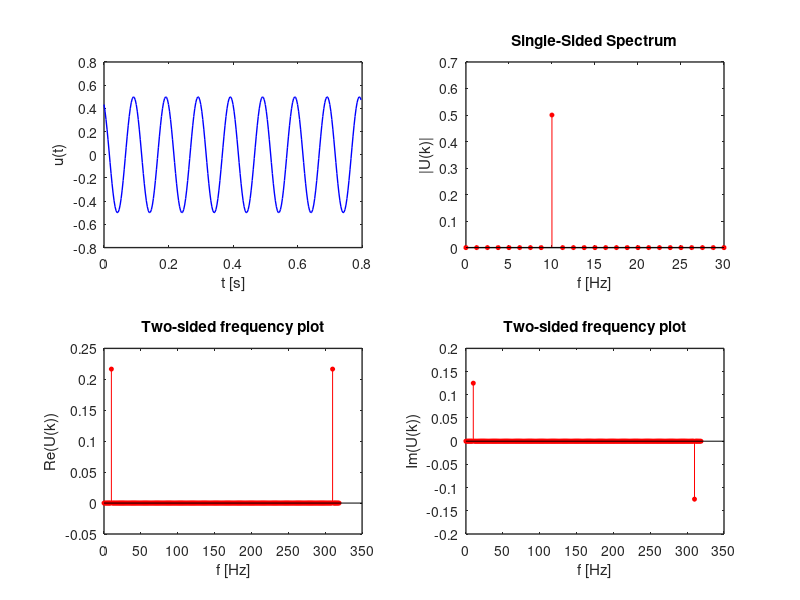

MATLAB code to generate this figure: (Note: this script raises an error after producing the figure.)
clear all; close all;
% Basic example of Fourier transform of sine function
fig_width = 14; fig_height = 6; 
%%%%%%%%%%%%%%%%%%%%%%%%%%%%%%%%%%%%%%%%%%%%%%%%%%%%%%%%%
%% Example 1 - cosine - method without fftshift
%%%%%%%%%%%%%%%%%%%%%%%%%%%%%%%%%%%%%%%%%%%%%%%%%%%%%%%%%
A = 0.5;                            %amplitude of the cosine wave
fc=10;                              %frequency of the cosine wave [Hz]
phase=30;                         %desired phase shift of the cosine in degrees
fs=32*fc;                           %sampling frequency with oversampling factor 32
dt = 1/fs;                          % sampling interval [s]
N=256;                              % number of points in FFT, also number of sampling points
tstart = 0;                          % initial time point [s]
j=1:N;                                 % sample index
t=tstart+(j-1)*dt;                % time vector, 0.77 seconds duration
phi = phase*pi/180;             %convert phase shift in degrees in radians
u=A*cos(2*pi*fc*t+phi);     %time domain signal with phase shift
% Fourier transform
U = 1/N*fft(u,N);     %N-point complex DFT
% amplitude spectrum
df=fs/N;                            %frequency resolution
sampleIndex = j;                  %non-ordered index for FFT plot
f=(sampleIndex-1)*df;          %x-axis index converted to frequencies
% Results in two-sided frequency plot which is symmetric with respect to frequency f(N/2+1) instead of 0
%%%%%%%%%%%%%%%%%%%%%%%%%%%%%%%%%%%%%%%%%%%%%%%%%%%%%%%%%
% Example 1 - plotting results
%%%%%%%%%%%%%%%%%%%%%%%%%%%%%%%%%%%%%%%%%%%%%%%%%%%%%%%%%
figure; subplot(2,2,1);
plot(t,u,'Color',[0,0,1],'linewidth',1); %plot the signal
xlabel('t [s]','Fontsize',11);
ylabel('u(t)','Fontsize',11);
set(gca,'Fontsize',10,'linewidth',1);
%%%%%%%%%%%%%%%%%%%%%%%%%%%%%%%%%%%%%%%%%%%%%%%%%%%%%%%%%
% magnitude
subplot(2,2,2);stem(f,2*abs(U),'r','filled','MarkerSize',3); %magnitudes vs frequencies
xlabel('f [Hz]','Fontsize',11); ylabel('|U(k)|','Fontsize',11);
title('Single-Sided Spectrum');
xlim([0 30]);
set(gca,'Fontsize',10,'linewidth',1);
%%%%%%%%%%%%%%%%%%%%%%%%%%%%%%%%%%%%%%%%%%%%%%%%%%%%%%%%%
% real
subplot(2,2,3);stem(f,real(U),'r','filled','MarkerSize',3); %Real vs frequencies
xlabel('f [Hz]','Fontsize',11); ylabel('Re(U(k))','Fontsize',11);
title('Two-sided frequency plot','Fontsize',11);
%xlim([-30 30]);
set(gca,'Fontsize',10,'linewidth',1);
%%%%%%%%%%%%%%%%%%%%%%%%%%%%%%%%%%%%%%%%%%%%%%%%%%%%%%%%%
% imag
subplot(2,2,4);stem(f,imag(U),'r','filled','MarkerSize',3); %Real vs frequencies
xlabel('f [Hz]','Fontsize',11); ylabel('Im(U(k))','Fontsize',11);
title('Two-sided frequency plot','Fontsize',11);
%xlim([-30 30]);
set(gca,'Fontsize',10,'linewidth',1);
%%%%%%%%%%%%%%%%%%%%%%%%%%%%%%%%%%%%%%%%%%%%%%%%%%%%%%%%%
fig = gcf;
set(fig,'Color','w');
set(fig, 'Units','centimeters', 'Position',[10 10 fig_width fig_height]); 
fig.PaperPositionMode   = 'auto';
%%%%%%%%%%%%%%%%%%%%%%%%%%%%%%%%%%%%%%%%%%%%%%%%%%%%%%%%%
return;
%% Example 2 - cosine - method with fftshift
%%%%%%%%%%%%%%%%%%%%%%%%%%%%%%%%%%%%%%%%%%%%%%%%%%%%%%%%%
A = 0.5;                            %amplitude of the cosine wave
fc=10;                              %frequency of the cosine wave [Hz]
phase=30;                         %desired phase shift of the cosine in degrees
fs=32*fc;                           %sampling frequency with oversampling factor 32
t=0:1/fs:2-1/fs;                  %time vector, 2 seconds duration
phi = phase*pi/180;             %convert phase shift in degrees in radians
u=A*cos(2*pi*fc*t+phi);     %time domain signal with phase shift (640 samples)
% Fourier transform
N=256; %N=2^nextpow2(length(u)); %number of points in FFT
U = 1/N*fftshift(fft(u,N));     %N-point complex DFT
% amplitude spectrum
df=fs/N;                            %frequency resolution
sampleIndex = -N/2:N/2-1;   %ordered index for FFT plot
f=sampleIndex*df;               %x-axis index converted to ordered frequencies
%%%%%%%%%%%%%%%%%%%%%%%%%%%%%%%%%%%%%%%%%%%%%%%%%%%%%%%%%
% Example 2 - plotting results
%%%%%%%%%%%%%%%%%%%%%%%%%%%%%%%%%%%%%%%%%%%%%%%%%%%%%%%%%
figure; subplot(2,2,1);
plot(t,u,'Color',[0,0,1],'linewidth',1); %plot the signal
xlabel('t [s]','Fontsize',11);
ylabel('u(t)','Fontsize',11);
set(gca,'Fontsize',10,'linewidth',1);
%%%%%%%%%%%%%%%%%%%%%%%%%%%%%%%%%%%%%%%%%%%%%%%%%%%%%%%%%
% magnitude
subplot(2,2,2);stem(f,abs(U),'r','filled','MarkerSize',3); %magnitudes vs frequencies
xlabel('f [Hz]','Fontsize',11); ylabel('|U(k)|','Fontsize',11);
xlim([-30 30]);
set(gca,'Fontsize',10,'linewidth',1);
%%%%%%%%%%%%%%%%%%%%%%%%%%%%%%%%%%%%%%%%%%%%%%%%%%%%%%%%%
% real
subplot(2,2,3);stem(f,real(U),'r','filled','MarkerSize',3); %Real vs frequencies
xlabel('f [Hz]','Fontsize',11); ylabel('Re(U(k))','Fontsize',11);
xlim([-30 30]);
set(gca,'Fontsize',10,'linewidth',1);
%%%%%%%%%%%%%%%%%%%%%%%%%%%%%%%%%%%%%%%%%%%%%%%%%%%%%%%%%
% imag
subplot(2,2,4);stem(f,imag(U),'r','filled','MarkerSize',3); %Real vs frequencies
xlabel('f [Hz]','Fontsize',11); ylabel('Im(U(k))','Fontsize',11);
xlim([-30 30]);
set(gca,'Fontsize',10,'linewidth',1);
%%%%%%%%%%%%%%%%%%%%%%%%%%%%%%%%%%%%%%%%%%%%%%%%%%%%%%%%%
fig = gcf;set(fig,'Color','w');
set(fig, 'Units','centimeters', 'Position',[10 10 fig_width fig_height]); 
fig.PaperPositionMode   = 'auto';
%%%%%%%%%%%%%%%%%%%%%%%%%%%%%%%%%%%%%%%%%%%%%%%%%%%%%%%%%
%% Example 3 - Extract phase of frequency components (phase spectrum)
%%%%%%%%%%%%%%%%%%%%%%%%%%%%%%%%%%%%%%%%%%%%%%%%%%%%%%%%%
% atan function computes the inverse tangent over two quadrants only, 
% i.e, it will return values only in the [-pi/2 , pi/2]  interval. 
% atan2 is the four quadrant arctangent i.e, it will return values in the [-pi , pi]  interval. 
phase=atan2(imag(U),real(U))*180/pi; %phase information from definition
figure;plot(f,phase); %phase vs frequencies
xlabel('f [Hz]','Fontsize',11); ylabel({'\phi'},'Fontsize',11);
xlim([-160,160]);
fig = gcf;set(fig,'Color','w');
% The phase spectrum is completely noisy. Unexpected !!!. 
% The phase spectrum is noisy due to fact that the inverse tangents are computed from the ratio 
% of imaginary part to real part of the FFT result. Even a small floating rounding off error will amplify the result 
% and manifest incorrectly as useful phase information.

% To understand, print the first few samples from the FFT result and observe that they are not absolute zeros 
% (they are very small numbers in the order 10^{-16}. Computing inverse tangent will result in incorrect results.
% real(U(1:4)) >> 1.0e-16 * [-0.7286   -0.3637   -0.4809   -0.3602]
% imag(U(1:4)) >> 1.0e-16 *[0   -0.2501   -0.1579   -0.5579]
% U(1:4) >> 1.0e-16 *-0.7286 + 0.0000i  -0.3637 - 0.2501i  -0.4809 - 0.1579i-0.3602 - 0.5579i

% The solution is to define a tolerance threshold and ignore all the computed phase values that are below the threshold.

U2=U;%store the FFT results in another array
%detect noise (very small numbers (eps)) and ignore them
threshold = max(abs(U))/10000; %tolerance threshold
U2(abs(U)<threshold) = 0; %maskout values that are below the threshold
phase=atan2(imag(U2),real(U2))*180/pi; %phase information
figure;stem(f,phase,'r','filled','MarkerSize',3); %phase vs frequencies
xlabel('f [Hz]','Fontsize',11); ylabel({'\phi'},'Fontsize',11);
xlim([-160,160]);
fig = gcf;set(fig,'Color','w');
% The phase spectrum has correctly registered the 30deg phase shift at the frequency f=10 Hz. 
% The phase spectrum is anti-symmetric (\phi=-30deg  at f=-10 Hz ), which is expected for real-valued signals.
%%%%%%%%%%%%%%%%%%%%%%%%%%%%%%%%%%%%%%%%%%%%%%%%%%%%%%%%%
%% Example 4 - Reconstruct the time domain signal from the frequency domain samples
% Inverse Fourier transform
%%%%%%%%%%%%%%%%%%%%%%%%%%%%%%%%%%%%%%%%%%%%%%%%%%%%%%%%%
u_recon = N*ifft(ifftshift(U),N); %reconstructed signal
t =[0:1:length(u_recon)-1]/fs; %recompute time index 
figure; plot(t,u_recon,'Color',[0,0,1],'linewidth',1);%reconstructed signal
xlabel('t [s]','Fontsize',11);
ylabel('u(t)','Fontsize',11);
title('Reconstructed signal');
set(gca,'Fontsize',10,'linewidth',1);
fig = gcf;set(fig,'Color','w');
set(fig, 'Units','centimeters', 'Position',[10 10 fig_width fig_height]); 
fig.PaperPositionMode   = 'auto';
% The reconstructed signal has preserved the same initial phase shift and the frequency of the original signal. 
% Note: The length of the reconstructed signal is only 256 sample long (~ 0.8 seconds duration).
% This is because the size of FFT is considered as N=256. 
% Better to use N=2^nextpow2(length(u)); It assures tha all samples of signal u are utilized.
% If N> length(u), transformed signal is zero-padded